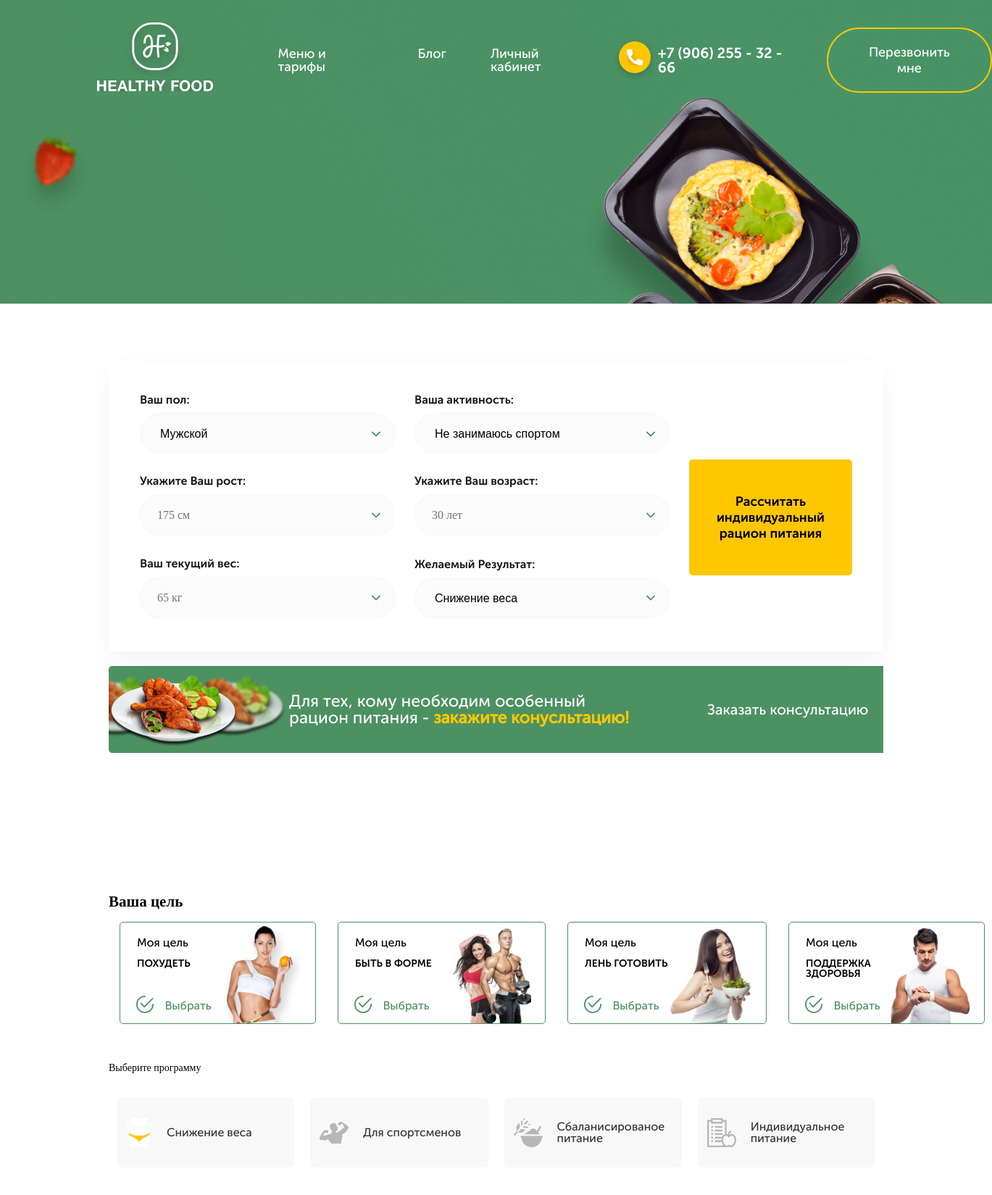
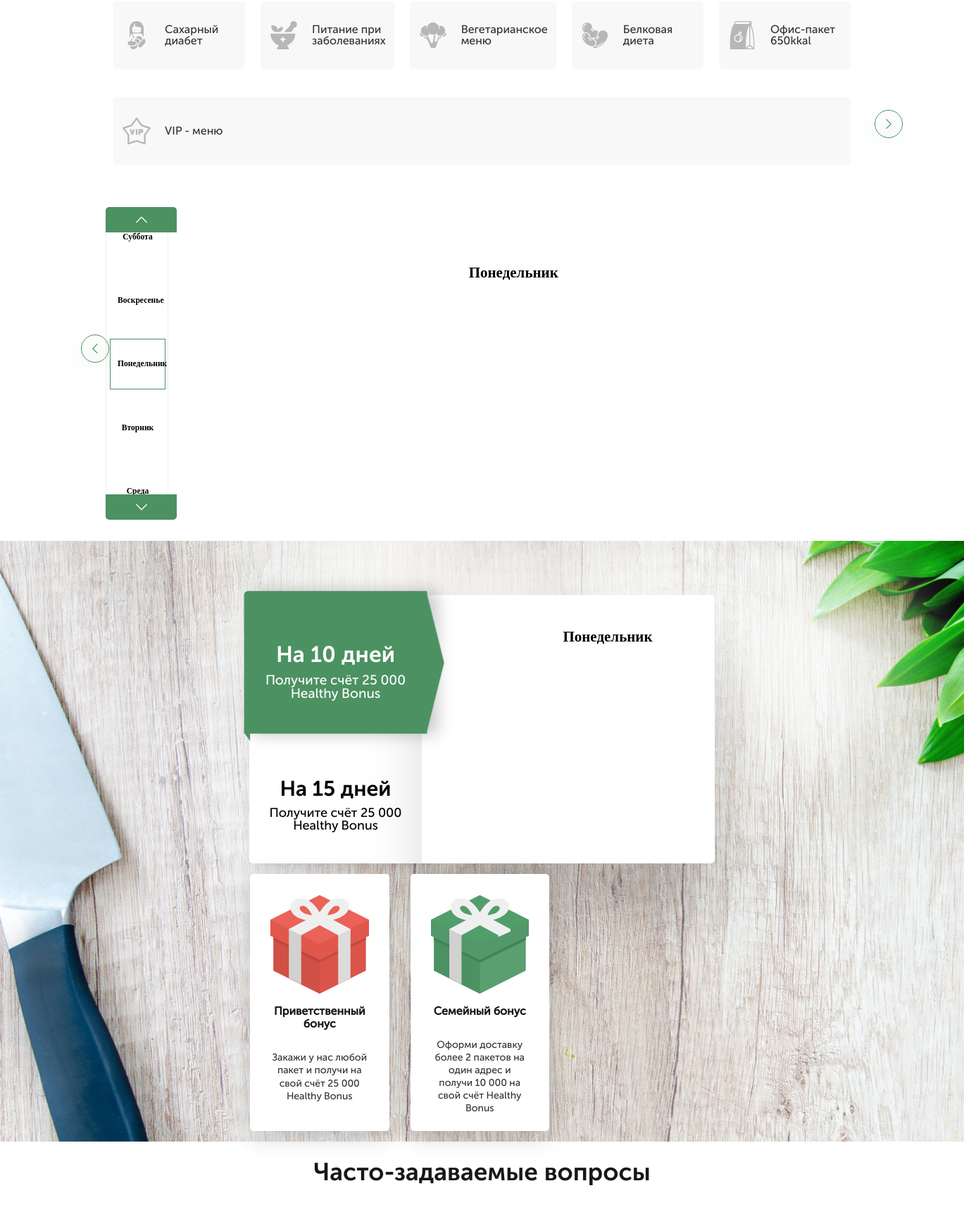
The page /menu/balanced1600 (upper part) on the database its author committed (2 pictures, top to bottom).
### healthyfood/apps/main_page/models.py (models this page shows, shortened)
class ProgrammsBig(models.Model):
    class Meta:
        db_table = ''
        managed = True
        verbose_name = 'Большой блок '
        verbose_name_plural = 'Большие блоки'
    big_text = models.CharField(("Название блока"), max_length=50)
    big_img = models.FileField(("Картинка блока"), upload_to='img')

class ProgrammsSmall(models.Model):
    class Meta:
        db_table = ''
        managed = True
        verbose_name = 'Маленький блок '
        verbose_name_plural = 'Маленькие блоки'
    name = models.CharField(("Название маленького блока"), max_length=50)
    small_img = models.FileField(("Картинка блока"), upload_to='img')
    cat = models.IntegerField(("Номер блока"))
    slug = models.SlugField(("Короткая ссылка категории меню"))

class Days(models.Model):
    days_name = models.CharField(('День недели'), max_length = 20 )
    class Meta:
        db_table = ''
        managed = True
        verbose_name = 'День недели'
        verbose_name_plural = 'Дни недели'

### healthyfood/apps/main_page/views.py (the view)
# urls.py: path('menu/<str:menu_cat>', views.MenuView.as_view(), name = 'menu'),
class MenuView(CartMixin, View):
    def get(self, request, menu_cat):
        headers = PageHeaders.objects.all()
        header_slider = HeaderSlider.objects.all()
        page_slider = PageSlider.objects.all()
        programms_big = ProgrammsBig.objects.all()
        programms_small = ProgrammsSmall.objects.all()
        questions = QuestionsAnswers.objects.all()
        days  = Days.objects.all()
        request_category = MenuCategory.objects.get(full_slug = menu_cat)
        reviews = Reviews.objects.filter(category = request_category)
        reviews_count = reviews.count()
        categories = MenuCategory.objects.all()
        for a in range(reviews_count):
            reviews[a].save_num(a)
        menu = Menu.objects.filter(category = request_category)
        short_slugs = categories.distinct().values('short_slug', 'full_slug', 'gramm')
        slugs = short_slugs.values('short_slug')
        healthy = short_slugs.filter(short_slug='healthy')
        return render(request, 'main_page/menu.html', {
            "headers": headers,
            'header_slider': header_slider,
            'page_slider': page_slider,
            'programms_big': programms_big,
            'programms_small': programms_small,
            'reviews': reviews,
            "reviews_count" : reviews_count,
            'questions': questions,
            'days': days,
            'menu': menu,
            'cart': self.cart,
            'short_slugs': short_slugs,
            'slugs': slugs,
            'healthy': healthy,
        })

### healthyfood/apps/main_page/mixins.py (called while the page is built)
    def dispatch(self, request, *args, **kwargs):
        if request.user.is_authenticated:
            customer = Customer.objects.filter(user=request.user).first()
            if not customer:
                customer = Customer.objects.create(
                    user = request.user
                )
            cart = Cart.objects.filter(owner=customer, in_order=False).first()
            if not cart:
                cart = Cart.objects.create(owner=customer)
        else:
            cart=Cart.objects.filter(for_anonymous_user=True).first()
            if not cart:
                cart = Cart.objects.create(for_anonymous_user=True)
        self.cart = cart
        return super().dispatch(request, *args, **kwargs)

### healthyfood/templates/main_page/menu.html (shortened to what this page needs)
{% extends "main_page/page.html" %}
{% load static %}
{% block menu %}
    <div class="menu" id="menu">
            <div class="menu__slider">
                <div class="menu__slider__small" id="slider-3">
                    {% for day in  days %}
                    <div class="menu__slider__small__item">
                        <div class="menu__slider__small__item__item">
                            <h5>{{day.days_name}}</h5>
                        </div>
                    </div>
                    {% endfor %}
                </div>
                <div class="menu__slider__big" id="slider-4">
                    {% for day in  days %}
                    <div class="menu__slider__big__block">
                        <div class="menu__slider__big__block__item">
                            <h2>{{day.days_name}}</h2>
                        </div>
                    </div>
                        {% endfor %}
                </div>
            </div>
</div>
{% endblock menu %}
{% block buy-now %}
<div class="buy-now" data-menu="{{menu.name}}">
<div class="buy-now__block">
    <div class="buy-now__block__days">
        <div class="buy-now__block__days__item buy-now__block__days__first active ">
            <h2>На 10 дней</h2>
            <p>Получите счёт 25 000 Healthy Bonus</p>
        </div>
        <div class="buy-now__block__days__item buy-now__block__days__second  ">
            <h2>На 15 дней</h2>
            <p>Получите счёт 25 000 Healthy Bonus</p>
        </div>
    </div>
        <div class="buy-now__block__discription" id="slider-6">
            {% for day in days %}
            <div class="buy-now__slider__item day">
                <h2 class="buy-now__day">{{ day.days_name }}</h2>
            </div>
            {% endfor %}
        </div>
</div>
<div class="buy-now__bonus">
    <div class="buy-now__bonus__item">
        <img src="{% static '/images/present.svg' %}" alt="" class="buy-now__bonus__item__image">
        <h3 class="buy-now__bonus__item__header">Приветственный бонус</h3>
        <p class="buy-now__bonus__item__discription"> Закажи у нас любой пакет и получи на свой счёт 25 000 Healthy Bonus</p>
    </div>
    <div class="buy-now__bonus__item">
        <img src="{% static '/images/present-2.svg' %}" alt="" class="buy-now__bonus__item__image">
        <h3 class="buy-now__bonus__item__header">Семейный бонус</h3>
        <p class="buy-now__bonus__item__discription">Оформи доставку более 2 пакетов на один адрес и получи 10 000 на свой счёт Healthy Bonus</p>
    </div>
</div>
</div>
{% endblock buy-now %}

### healthyfood/templates/main_page/page.html (shortened to what this page needs)
{% extends "base.html" %}
{% load static %}
{% block headerslider %}
<div class="container">
</div>
</div>
{% endblock headerslider %}
{% block content %}
<div class="calculate" id="calculator">
    <form action="{% if user.is_authenticated %}
    {% url 'filter' %}
    {% else %}
    {% url 'login' %}
    {% endif %}" method="GET" >
        <div class="calculate__box">
            <div class="calculate__box__item first">
                <div class="calculate__box__block calculate__box__block__1">
                    <label for="" class="discription">Ваш пол:</label>
                    <select  id="gender" required class="input">
                        <option value="mail" selected='selected'>Мужской</option>
                    </select>
                </div>
                <div class="calculate__box__block calculate__box__block__2">
                    <label for="" class="discription">Ваша активность:</label>
                    <select   id="activity" required class="input">
                        <option value="1.2">Не занимаюсь спортом</option>
                    </select>
                </div>
                <div class="calculate__box__block calculate__box__block__3">
                    <label for="" class="discription">Укажите Ваш рост:</label>
                    <input type="text" placeholder="175 см" pattern="[0-9]{3}" required class="input" id="height">
                </div>
                <div class="calculate__box__block calculate__box__block__4">
                    <label for="" class="discription">Укажите Ваш возраст:</label>
                    <input type="text" placeholder="30 лет" pattern="[0-9]{1,3}" required class="input" id="age">
                </div>
                <div class="calculate__box__block calculate__box__block__5">
                    <label for="" class="discription">Ваш текущий вес:</label>
                    <input type="text" placeholder="65 кг" pattern="[0-9]{1,4}" required class="input" id="weight">
                </div>
                <div class="calculate__box__block calculate__box__block__6">
                    <label for="" class="discription">Желаемый Результат:</label>
                    <select  id="need_weight" required class="input">
                        <option value="lose_weight">Снижение веса</option>
                    </select>
                </div>
            </div>
            <div class="calculate__box__item second">
                <div class="calculate__box__block calculate__box__block__7">
                    <button class="calculate__box__block__button" id="submit__button">
                        Рассчитать индивидуальный рацион питания
                    </button>
                </div>
            </div>
        </div>
    </form>
    <div class="calculate__consultation">
        <p class="calculate__consultation__description">
            Для тех, кому необходим особенный<br> рацион питания - <b>закажите конусльтацию!</b>
        </p>
        <a id="popup" href="#popup" class="calculate__consultation__buy popup-link">Заказать консультацию</a>
    </div>
</div>
<div class="programms" id="programms">
    <h2 class="programms__purpose">Ваша цель</h2>
    <div class="programms__big">
        {% if programms_big %}
            {% for a in programms_big %}
            <div class="programms__big__block" id = 'big__block-{{a.id}}'>
                <div class="programms__big__block__item">
                    <span class="programms__big__block__item__purpose">Моя цель</span>
                        <p class="programms__big__block__item__discription">{{a.big_text}} </p>
                    <p class="programms__big__block__item__choose">Выбрать</p>
                </div>
                <div class="programms__big__block__item image">
                    <img src="{{a.big_img.url}}" alt="" class="programms__big__block__item__img">
                </div>
            </div>
            {% endfor %}
        {% endif %}
    </div>
    <p class="programms__choise">Выберите программу</p>
    <div class="programms__small">
        {% for a in programms_small  %}
            <div class="programms__small__items " id = 'small__block-{{a.cat}}' data-slug="{{a.slug}}">
                <img src="{{a.small_img.url}}" alt="" class="programms__small__items__ico">
                <span class="programms__small__items__discription">{{a.name}} </span>
            </div>
        {% endfor %}
    </div>
</div>
{% block menu %}
{% endblock menu %}
{% block buy-now %}
{% endblock buy-now %}
<div class="questions">
<h1 class="questions__header">Часто-задаваемые вопросы</h1>
<div class="questions__section">
</div>
</div>
{% endblock content %}

### rows shown on the page
ProgrammsBig: big_text "ПОХУДЕТЬ", big_img (picture)
ProgrammsBig: big_text "БЫТЬ В ФОРМЕ", big_img (picture)
ProgrammsBig: big_text "ЛЕНЬ ГОТОВИТЬ", big_img (picture)
ProgrammsBig: big_text "ПОДДЕРЖКА ЗДОРОВЬЯ", big_img (picture)
ProgrammsSmall: small_img (picture), name "Снижение веса"
ProgrammsSmall: small_img (picture), name "Для спортсменов"
ProgrammsSmall: small_img (picture), name "Сбаланисированое питание"
ProgrammsSmall: small_img (picture), name "Индивидуальное питание"
ProgrammsSmall: small_img (picture), name "Сахарный диабет"
ProgrammsSmall: small_img (picture), name "Питание при заболеваниях"
ProgrammsSmall: small_img (picture), name "Вегетарианское меню"
ProgrammsSmall: small_img (picture), name "Белковая диета"
ProgrammsSmall: small_img (picture), name "Офис-пакет 650kkal"
ProgrammsSmall: small_img (picture), name "VIP - меню"
Days: days_name "Понедельник"
Days: days_name "Вторник"
Days: days_name "Среда"
Days: days_name "Суббота"
Days: days_name "Воскресенье"
